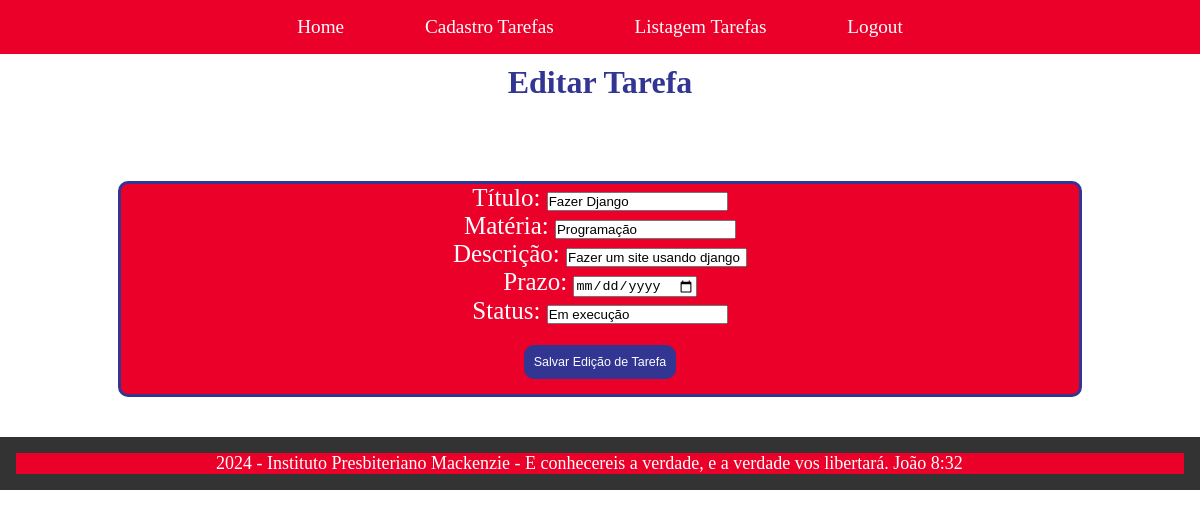
Page /editar_tarefas/2/ on the committed database.
### app_case/models.py (models this page shows)
class Tarefa(models.Model):
    titulo = models.CharField(max_length=100)
    materia = models.CharField(max_length=100)
    descricao = models.CharField(max_length=100)
    prazo = models.DateField()
    status = models.CharField(max_length=100)
    usuario= models.ForeignKey(User, on_delete=models.CASCADE, default=1)

### app_case/views.py (the view, shortened to what this page needs)
# urls.py: path("editar_tarefas/<int:tarefa_id>/", views.editar_tarefa, name="editar_tarefa"),
def editar_tarefa(request, tarefa_id):
    tarefa = get_object_or_404(Tarefa, id=tarefa_id)
    return render(request, "editar_tarefas.html", {'tarefa': tarefa})

### app_case/templates/editar_tarefas.html (shortened to what this page needs)
{% extends "base.html" %}
{% block conteudo %}
    <h1  style = "color: #323692;">Editar Tarefa</h1>
    <div class="tarefas">
      <div class="quadro_tarefas">
        <form method="POST" action="{% url 'editar_tarefa' tarefa.id %}">
          <label for="titulo">Título:</label>
          <input type="text" id="titulo" name="titulo" value="{{ tarefa.titulo }}" >
          <br>
          <label for="materia">Matéria:</label>
          <input type="text" id="text" name="materia" value="{{ tarefa.materia }}" ></textarea>
          <br>
          <label for="descricao">Descrição:</label>
          <input type="text" id="descricao" name="descricao" value="{{ tarefa.descricao }}" ></textarea>
          <br>
          <label for="prazo">Prazo:</label>
          <input type="date" id="prazo" name="prazo" value="{{ tarefa.prazo }}" >
          <br>
          <label for="status">Status:</label>
          <input type="text" id="status" name="status" value="{{ tarefa.status }}">
          <br>
          <button type="submit" class ="botao">Salvar Edição de Tarefa</button>
      </form>
    </div>
  </div>
</body>
{% endblock%}

### mystaticfiles/style.css (style rules this page uses)
* { margin:0px; padding:0px; }
.quadro_tarefas { background:#eb0029; border-radius:10px; border-style: solid; border-color: #323692; border-width: 3px; margin-top:30px; margin-left: 7%; margin-right:7%; max-width:1000px; max-height:9000000px; color: #fcfdfe; }
.tarefas { text-align: center; padding: 40px; font-size:25px; color:#eb0029; }
.botao { background: #323692; border-style: none; border-radius: 10px; padding: 10px; margin-top: 20px; margin-bottom: 15px; color: #fcfdfe; font-size: 0.5em; }
h1 { text-align: center; color:#eb0029; padding: 10px; }

### rows in the picture
Tarefa: titulo "Fazer Django", materia "Programação", descricao "Fazer um site usando django", status "Em execução"
